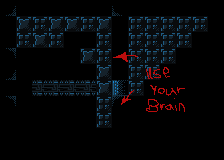

A level layout from a 2D game, rendered from its tile map. Below: a short description, then the map file with tile-grid data replaced by summaries:
An orthogonal 14x10 tile map with 16x16 px tiles, 2 tile layers (background, foreground) and 42 objects (34x tile, 2x triggerable, finish_tile, pressure_plate, moveable_tile, ...).

<map version="1.4" tiledversion="1.4.2" orientation="orthogonal" renderorder="right-down" width="14" height="10" tilewidth="16" tileheight="16" infinite="0" nextlayerid="6" nextobjectid="109">
 <properties>
  <property name="next_level" value="./data/levels/tmx/tutorial-portals.tmx" />
  <property name="player_bomb_count" value="1" />
 </properties>
 <tileset firstgid="1" name="newtiledsheet" tilewidth="16" tileheight="16" tilecount="171" columns="9">
  <image source="../../newtiledsheet.png" width="144" height="304" />
  <tile id="0">
   <properties>
    <property name="solid" value="1" />
   </properties>
  </tile>
  <tile id="1">
   <properties>
    <property name="solid" type="bool" value="true" />
   </properties>
  </tile>
  <tile id="2">
   <properties>
    <property name="solid" value="1" />
   </properties>
  </tile>
  <tile id="3">
   <properties>
    <property name="solid" value="1" />
   </properties>
  </tile>
  <tile id="4">
   <properties>
    <property name="solid" value="" />
   </properties>
  </tile>
  <tile id="9">
   <properties>
    <property name="solid" value="1" />
   </properties>
  </tile>
  <tile id="10">
   <properties>
    <property name="solid" value="1" />
   </properties>
  </tile>
  <tile id="11">
   <properties>
    <property name="solid" value="1" />
   </properties>
  </tile>
  <tile id="12">
   <properties>
    <property name="solid" value="1" />
   </properties>
  </tile>
  <tile id="13">
   <properties>
    <property name="solid" value="" />
   </properties>
  </tile>
  <tile id="18">
   <properties>
    <property name="solid" value="" />
   </properties>
  </tile>
  <tile id="19">
   <properties>
    <property name="solid" value="" />
   </properties>
  </tile>
  <tile id="20">
   <properties>
    <property name="solid" value="1" />
   </properties>
  </tile>
  <tile id="27">
   <properties>
    <property name="solid" value="1" />
   </properties>
  </tile>
  <tile id="28">
   <properties>
    <property name="solid" value="1" />
   </properties>
  </tile>
  <tile id="29">
   <properties>
    <property name="solid" value="1" />
   </properties>
  </tile>
  <tile id="30">
   <properties>
    <property name="solid" value="1" />
   </properties>
  </tile>
  <tile id="31">
   <properties>
    <property name="solid" value="" />
   </properties>
  </tile>
  <tile id="32">
   <properties>
    <property name="solid" value="" />
   </properties>
  </tile>
  <tile id="54">
   <properties>
    <property name="solid" value="True" />
   </properties>
  </tile>
  <tile id="58">
   <properties>
    <property name="solid" value="" />
   </properties>
  </tile>
 </tileset>
 <layer id="1" name="background" width="14" height="10">
  <data>[140 cells, 114 non-empty, 10 distinct tile ids]</data>
 </layer>
 <objectgroup id="4" name="objects">
  <object id="35" name="wall" type="tile" gid="10" x="16" y="112" width="16" height="16" />
  <object id="36" name="wall" type="tile" gid="10" x="32" y="112" width="16" height="16" />
  <object id="37" name="wall" type="tile" gid="10" x="48" y="112" width="16" height="16" />
  <object id="38" name="wall" type="tile" gid="10" x="64" y="112" width="16" height="16" />
  <object id="39" name="wall" type="tile" gid="10" x="80" y="112" width="16" height="16" />
  <object id="40" name="wall" type="tile" gid="1" x="32" y="16" width="16" height="16" />
  <object id="41" name="wall" type="tile" gid="1" x="16" y="16" width="16" height="16" />
  <object id="42" name="wall" type="tile" gid="1" x="48" y="16" width="16" height="16" />
  <object id="43" name="wall" type="tile" gid="1" x="64" y="16" width="16" height="16" />
  <object id="44" name="wall" type="tile" gid="1" x="64" y="16" width="16" height="16" />
  <object id="45" name="wall" type="tile" gid="1" x="80" y="16" width="16" height="16" />
  <object id="46" name="wall" type="tile" gid="1" x="96" y="16" width="16" height="16" />
  <object id="47" name="wall" type="tile" gid="2" x="112" y="32" width="16" height="16" />
  <object id="48" name="wall" type="tile" gid="2" x="112" y="48" width="16" height="16" />
  <object id="49" name="wall" type="tile" gid="2" x="112" y="64" width="16" height="16" />
  <object id="50" name="wall" type="tile" gid="2" x="112" y="80" width="16" height="16" />
  <object id="52" name="wall" type="tile" gid="10" x="96" y="144" width="16" height="16" />
  <object id="54" name="wall" type="tile" gid="28" x="80" y="48" width="16" height="16" />
  <object id="56" name="wall" type="tile" gid="1" x="64" y="80" width="16" height="16" />
  <object id="57" name="wall" type="tile" gid="1" x="48" y="80" width="16" height="16" />
  <object id="58" name="wall" type="tile" gid="1" x="32" y="80" width="16" height="16" />
  <object id="59" name="wall" type="tile" gid="1" x="16" y="80" width="16" height="16" />
  <object id="60" name="wall" type="tile" gid="10" x="16" y="48" width="16" height="16" />
  <object id="61" name="wall" type="tile" gid="10" x="32" y="48" width="16" height="16" />
  <object id="62" name="wall" type="tile" gid="10" x="48" y="48" width="16" height="16" />
  <object id="63" name="wall" type="tile" gid="11" x="0" y="32" width="16" height="16" />
  <object id="64" name="wall" type="tile" gid="11" x="0" y="48" width="16" height="16" />
  <object id="66" name="wall" type="tile" gid="30" x="80" y="80" width="16" height="16">
   <properties>
    <property name="solid" type="bool" value="true" />
   </properties>
  </object>
  <object id="70" name="finish" type="finish_tile" gid="33" x="16" y="96" width="16" height="16" />
  <object id="71" type="tile" gid="11" x="0" y="96" width="16" height="16" />
  <object id="72" name="wall" type="tile" gid="10" x="64" y="48" width="16" height="16" />
  <object id="73" name="pressure-plate" type="pressure_plate" gid="54" x="96" y="128" width="16" height="16">
   <properties>
    <property name="triggers" type="int" value="1" />
   </properties>
  </object>
  <object id="74" name="boulder" type="moveable_tile" gid="45" x="96" y="112" width="16" height="16">
   <properties>
    <property name="moveable" type="bool" value="true" />
    <property name="solid" type="bool" value="true" />
   </properties>
  </object>
  <object id="75" name="wall" type="tile" gid="2" x="112" y="112" width="16" height="16" />
  <object id="76" name="wall" type="tile" gid="2" x="112" y="128" width="16" height="16" />
  <object id="77" type="tile" gid="11" x="80" y="128" width="16" height="16" />
  <object id="78" name="laser" type="triggerable" gid="15" x="32" y="96" width="16" height="16">
   <properties>
    <property name="solid" type="bool" value="true" />
    <property name="triggered_id" type="int" value="1" />
   </properties>
  </object>
  <object id="79" name="switch" type="switch" gid="34" x="64" y="64" width="16" height="16">
   <properties>
    <property name="solid" type="bool" value="true" />
    <property name="triggers" type="int" value="2" />
   </properties>
  </object>
  <object id="81" name="laser" type="triggerable" gid="15" x="48" y="96" width="16" height="16">
   <properties>
    <property name="solid" type="bool" value="true" />
    <property name="triggered_id" type="int" value="2" />
   </properties>
  </object>
  <object id="82" name="wall" type="tile" gid="11" x="48" y="64" width="16" height="16" />
  <object id="88" name="video-tape" type="video_tape" gid="66" x="192" y="32" width="16" height="16" />
  <object id="108" name="player" type="actor" gid="46" x="64" y="96" width="16" height="16" />
 </objectgroup>
 <layer id="5" name="foreground" width="14" height="10">
  <data>[140 cells, 14 non-empty, 14 distinct tile ids]</data>
 </layer>
</map>
